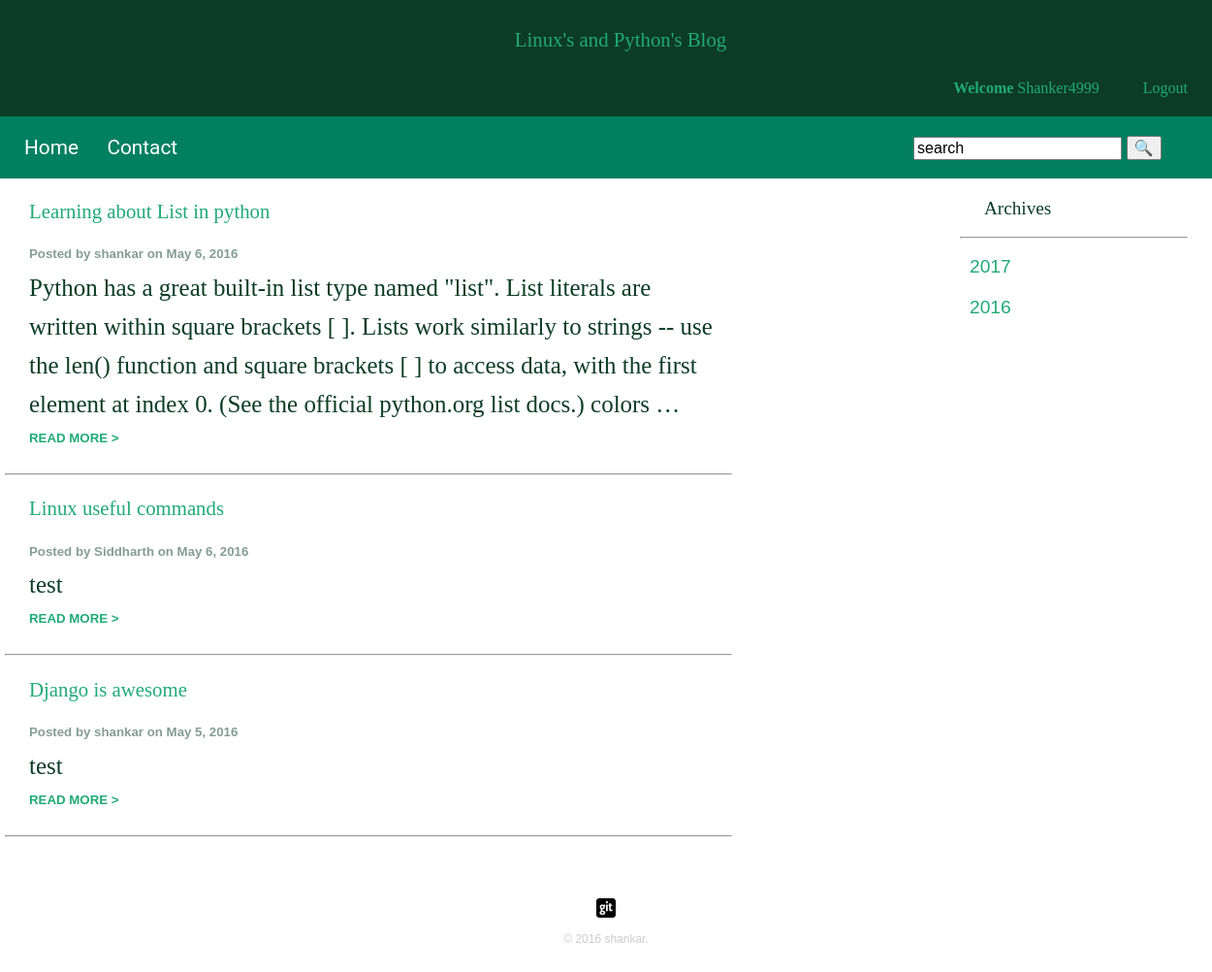
Page /blog/ (signed in) on the committed database.
### blog/models.py (models this page shows, shortened)
class Article(models.Model):
    pub_date = models.DateTimeField()
    headline = models.CharField(max_length=255)
    content = models.TextField()
    reporter = models.ForeignKey(Reporter,on_delete=models.CASCADE)
    vote = models.IntegerField(default=0)

class Reporter(models.Model):
    full_name = models.CharField(max_length=255)
    def __str__(self):
        return self.full_name

### blog/views.py (the view)
def index(request):
    days = timezone.now() - datetime.timedelta(days=15)
    articles = Article.objects.all().order_by('-pub_date')[0:10]
    return render(request , 'blog/index.html', {'articles':articles})

### blog/templates/blog/index.html
{% extends 'blog/base.html' %}
{% load staticfiles %}
{% block content %}
    {% for article in articles %}
        <div class="headline">
            <h2>{{article.headline|safe}}</h2>
        </div>
            <div class="reporter">
                <h5>Posted by <strong>{{ article.reporter }}</strong>
                     on {{article.pub_date|date:"F j, Y"}}</h5>
        </div>
    <div class="content">
        <h4>{{ article.content|safe|truncatewords:"50"|linebreaks}}</h4>
        <h5><a href="/blog/{{article.id}}/">READ MORE ></a></h5><br/><hr/>
    </div>
    {% endfor %}
{% endblock %}
{% block sidebar %}
    <h3>Archives</h3>
    <hr/>
    <a href="/blog/article/2017">2017</a>
    <a href="/blog/article/2016">2016</a>
{% endblock %}

### blog/templates/blog/base.html (shortened to what this page needs)
{% load staticfiles %}
<!DOCTYPE html>
<html lang="en">
<head>
    <link rel="stylesheet" href="{% static 'blog/normalize.css'%}"/>
    <link rel="stylesheet" href="{% static 'blog/main.css'%}"/>
</head>
<body>
    <div id="page-header">
        {% block header %}
            <h1>Linux's and Python's Blog</h1>
            <a href ="{% url 'user_logout' %}">Logout</a>
            {% if user.is_authenticated %}
               <a href="#"><b>Welcome</b> {{user.username |title}}</a>
            {% else %}
            <a href="{% url 'register' %}">SignUp</a>
            <a href ="{% url 'user_login' %}">Login</a>
            {% endif %}
        {% endblock %}
    </div>
    <div id="page-navbar">
        {% block navbar %}
            <ul>
                <li><a href="{% url 'index' %}">Home</a></li>
                <li><a href="{% url 'contact' %}">Contact</a> </li>
                <div class="search">
                    <form action="#" method="post">
                        <input type="search" name="search" value="search">
                        <input type="submit"value="&#128269">
                    </form>
                </div>
            </ul>
        {% endblock %}
    </div>
    <div id="sidebar">
        {% block sidebar %}{% endblock %}
    </div>
    <div id="content">
        {% block content %}{% endblock %}
    </div>
<footer>
    <div id="footer">
        {% block footer %}
		    <a href="https://github.com/shanker4999">
                <img src ="{% static 'blog/images/git.png' %}"></a>
		    <p>&copy; 2016 shankar.</p>
        {% endblock %}
    </div>
</footer>
</body>
</html>

### blog/static/blog/main.css (style rules this page uses)
body { height: 100%; width: 100%; background-color: #ffffff; margin: 0; }
h1,h2 { font-weight: normal; font-family: Palatino, "Palatino Linotype", "Book Antiqua", "Hoefler Text", Georgia, "Lucida Bright", Cambria, Times, "Times New Roman", serif; font-size: 1.3em; color: #20AA76; padding: 5px 15px 5px 25px; }
h3 , h4 { font-weight: inherit; font-family: Palatino, "Palatino Linotype", "Book Antiqua", "Hoefler Text", Georgia, "Lucida Bright", Cambria, Times, "Times New Roman", serif; font-size: 1.2em; color: #0C3C26; line-height: 1.7em; padding: 5px 15px 5px 25px; margin: 0; }
a { text-decoration: none; color: #20AA76; }
#page-header { color: #ffffff; background-color:#0C3C26; font-family: Palatino, "Palatino Linotype", "Book Antiqua", "Hoefler Text", Georgia, "Lucida Bright", Cambria, Times, "Times New Roman", serif; display: inline-block; text-align: center; padding: 10px 10px; width: 100%; }
#page-header a { float: right; padding: 10px; margin-right: 25px; }
#page-navbar ul { background-color: #008060; width: 100%; margin: 0; padding: 20px; }
#page-navbar ul li { list-style: none; display: inline-block; }
#page-navbar ul li a { color: #ffffff; font-size: 1.3em; padding: 20px 20px 20px 5px; margin: 10px 0; text-decoration: none; font-family: "Roboto", Corbel, Avenir, "Lucida Grande", "Lucida Sans", sans-serif;; }
#page-navbar .search { display: inline-block; float:right; padding-right: 10px; margin-right: 5%; }
footer { font-size: 0.75em; text-align: center; clear: both; padding: 50px; color: #ccc; }
footer img { height: 20px; }
#content { padding: 0 5px 5px 5px; width: 60%; }
#content h5 { color: #859D94;; line-height: 0.75em; padding: 5px 15px 5px 25px; margin: 0; }
#content p { margin: 0 0; line-height: 1.6em; font-family: Palatino, "Palatino Linotype", "Book Antiqua", "Hoefler Text", Georgia, "Lucida Bright", Cambria, Times, "Times New Roman", serif; font-size: 1.3em; color: #0C3C26; }
#sidebar { width:20%; float:right; padding:10px; margin-left: 20px; }
#sidebar a { display: block; font-size: 1.2em; padding: 10px; }
#sidebar hr { margin-right: 15px; color: #c0c0c0; }

### rows in the picture
Article: headline "Learning about List in python", reporter "shankar", pub_date "May 6, 2016", content "Python has a great built-in list type named \"list\". List literals are written within square brackets [ ]. Lists work similarly to strings -- use the len() function and square brackets [ ] to access data, with the first element at index 0. (See the official python.org list docs.) colors …"
Article: headline "Linux useful commands", reporter "Siddharth", pub_date "May 6, 2016", content "test"
Article: headline "Django is awesome", reporter "shankar", pub_date "May 5, 2016", content "test"

### other values in the picture
{{ user.username |title }} "Shanker4999"
